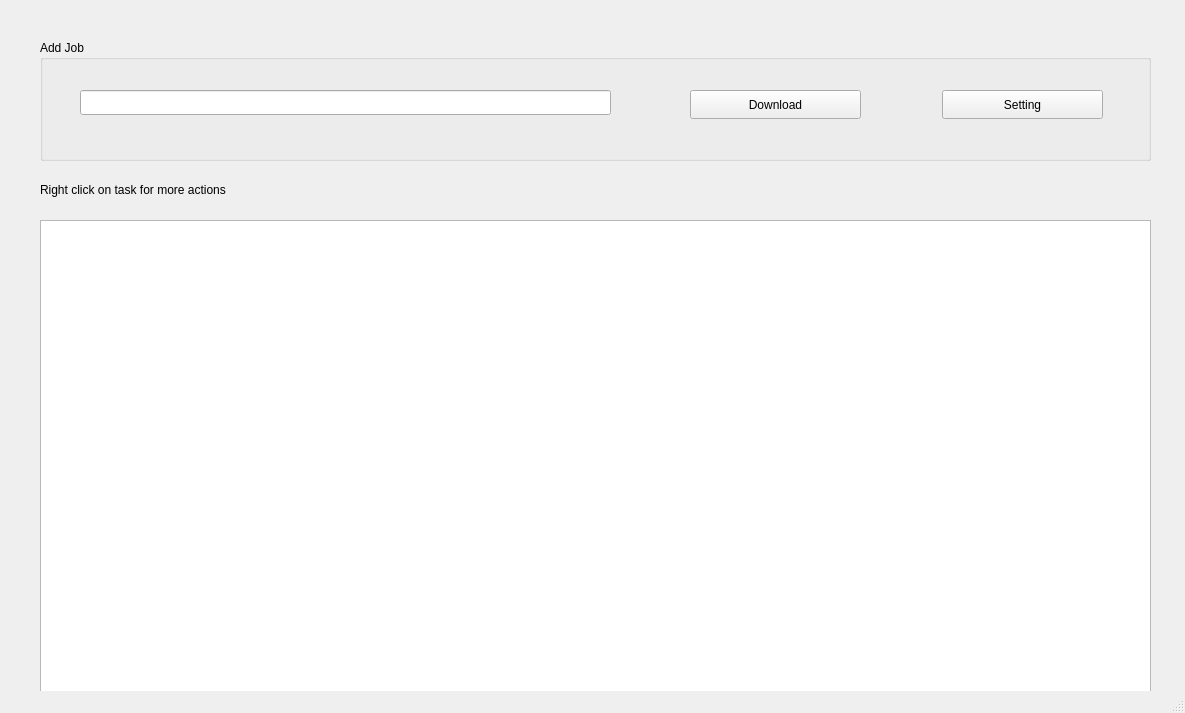
<?xml version="1.0" encoding="UTF-8"?>
<ui version="4.0">
 <class>MainWindow</class>
 <widget class="QMainWindow" name="MainWindow">
  <property name="geometry">
   <rect>
    <x>0</x>
    <y>0</y>
    <width>1185</width>
    <height>713</height>
   </rect>
  </property>
  <property name="windowTitle">
   <string>Video Downloader</string>
  </property>
  <widget class="QWidget" name="centralwidget">
   <widget class="QGroupBox" name="groupBox">
    <property name="geometry">
     <rect>
      <x>40</x>
      <y>40</y>
      <width>1111</width>
      <height>121</height>
     </rect>
    </property>
    <property name="title">
     <string>Add Job</string>
    </property>
    <widget class="QLineEdit" name="lineEditURL">
     <property name="geometry">
      <rect>
       <x>40</x>
       <y>50</y>
       <width>531</width>
       <height>25</height>
      </rect>
     </property>
    </widget>
    <widget class="QPushButton" name="btnAddJob">
     <property name="geometry">
      <rect>
       <x>650</x>
       <y>50</y>
       <width>171</width>
       <height>29</height>
      </rect>
     </property>
     <property name="text">
      <string>Download</string>
     </property>
    </widget>
    <widget class="QPushButton" name="btnSetting">
     <property name="geometry">
      <rect>
       <x>902</x>
       <y>50</y>
       <width>161</width>
       <height>29</height>
      </rect>
     </property>
     <property name="text">
      <string>Setting</string>
     </property>
    </widget>
    <widget class="QLabel" name="label_info">
     <property name="geometry">
      <rect>
       <x>40</x>
       <y>90</y>
       <width>531</width>
       <height>20</height>
      </rect>
     </property>
     <property name="text">
      <string/>
     </property>
    </widget>
   </widget>
   <widget class="QTableWidget" name="downloadJobList">
    <property name="geometry">
     <rect>
      <x>40</x>
      <y>220</y>
      <width>1111</width>
      <height>491</height>
     </rect>
    </property>
   </widget>
   <widget class="QLabel" name="label_info_2">
    <property name="geometry">
     <rect>
      <x>40</x>
      <y>180</y>
      <width>531</width>
      <height>20</height>
     </rect>
    </property>
    <property name="text">
     <string>Right click on task for more actions</string>
    </property>
   </widget>
  </widget>
  <widget class="QMenuBar" name="menubar">
   <property name="geometry">
    <rect>
     <x>0</x>
     <y>0</y>
     <width>1185</width>
     <height>26</height>
    </rect>
   </property>
  </widget>
  <widget class="QStatusBar" name="statusbar"/>
 </widget>
 <resources/>
 <connections/>
</ui>
